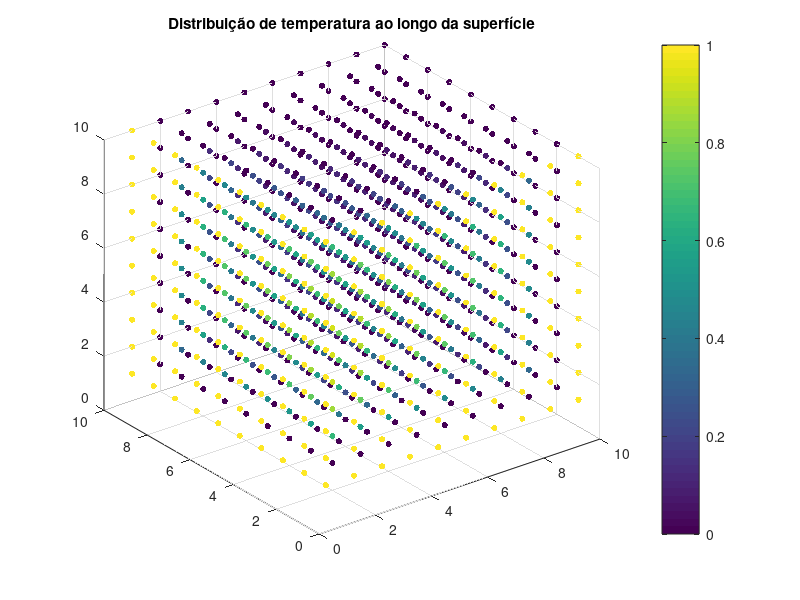

The MATLAB script that drew this image:
data = load('dat/T_volume.dat');
scatter3(data(:,1), data(:,2), data(:,3), 20, data(:,4), 'filled');
colorbar;
title("Distribuição de temperatura ao longo da superfície")
saveas(gcf, "img/scatter3.png")